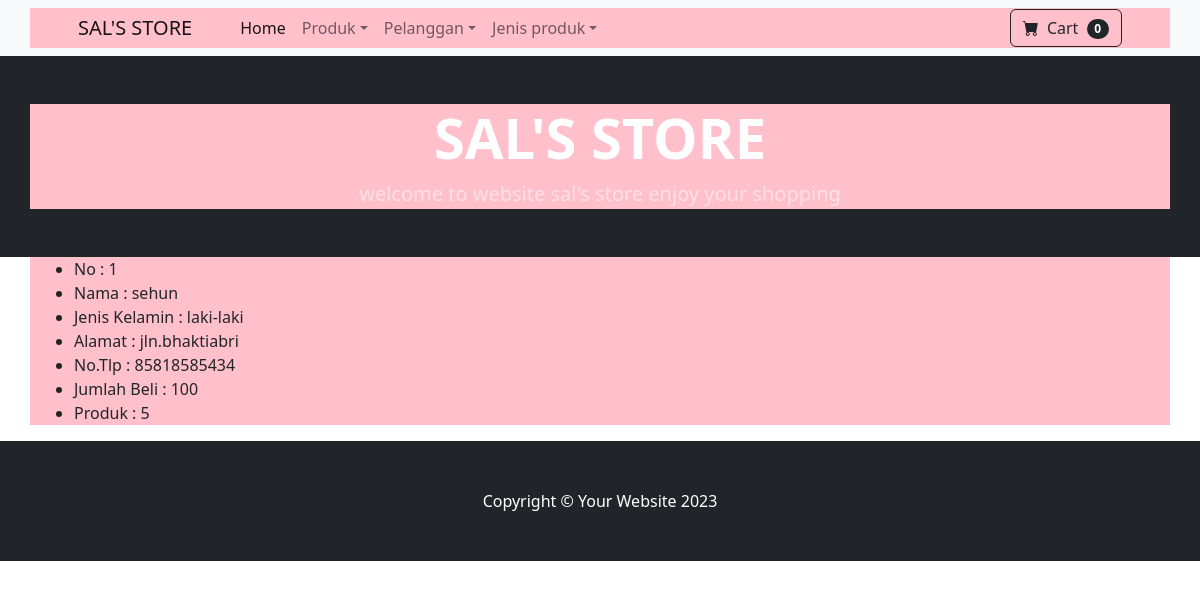
/index.php?hal=pelanggan_detail&iddetail=1, run on the app's committed database.
### tables this page shows
CREATE TABLE `pelanggan` (
  `id` int(11) NOT NULL,
  `nama` varchar(20) NOT NULL,
  `jenis_kelamin` varchar(15) NOT NULL,
  `alamat` varchar(30) NOT NULL,
  `no_telepon` bigint(15) NOT NULL,
  `jumlah_beli` int(11) NOT NULL,
  `produk_id` int(11) NOT NULL
);

### models/Pelanggan.php (called while the page is built, shortened)
<?php
class Pelanggan{
    private $koneksi;
    public function __construct(){
        global $dbh;
        $this->koneksi = $dbh;
    }
    public function dataPelanggan(){
        $sql = "SELECT * FROM pelanggan";
        $ps = $this->koneksi->prepare($sql);
        $ps->execute();
        $rs = $ps->fetchAll();
        return $rs;
    }
}
?>

### pelanggan_detail.php (the view)
<?php
$obj_pelanggan = new Pelanggan();
$data_pelanggan = $obj_pelanggan->dataPelanggan();
?>
<div class="content-wrapper">
    <div class="content">
        <div class="row">
            <div class="col-12">
                <section class="content">
                    <div class="container" style="background : pink">
                        <ul>
                            <li>No :
                                <?= $data_pelanggan[0]['id']; ?>
                            </li>
                            <li>Nama :
                                <?= $data_pelanggan[0]['nama']; ?>
                            </li>
                            <li>Jenis Kelamin :
                                <?= $data_pelanggan[0]['jenis_kelamin'];?>
                            </li>
                            <li>Alamat :
                                <?= $data_pelanggan[0]['alamat'];?>
                            </li>
                            <li>No.Tlp :
                                <?= $data_pelanggan[0]['no_telepon'];?>
                            </li>
                            <li>Jumlah Beli :
                                <?= $data_pelanggan[0]['jumlah_beli'];?>
                            </li>
                            <li>Produk :
                                <?= $data_pelanggan[0]['produk_id'];?>
                            </li>
                        </ul>
                    </div>
                </section>
            </div>
        </div>
    </div>
</div>

### data on the page
pelanggan: id "1", nama "sehun", jenis_kelamin "laki-laki", alamat "jln.bhaktiabri", no_telepon "85818585434", jumlah_beli "100", produk "5"
